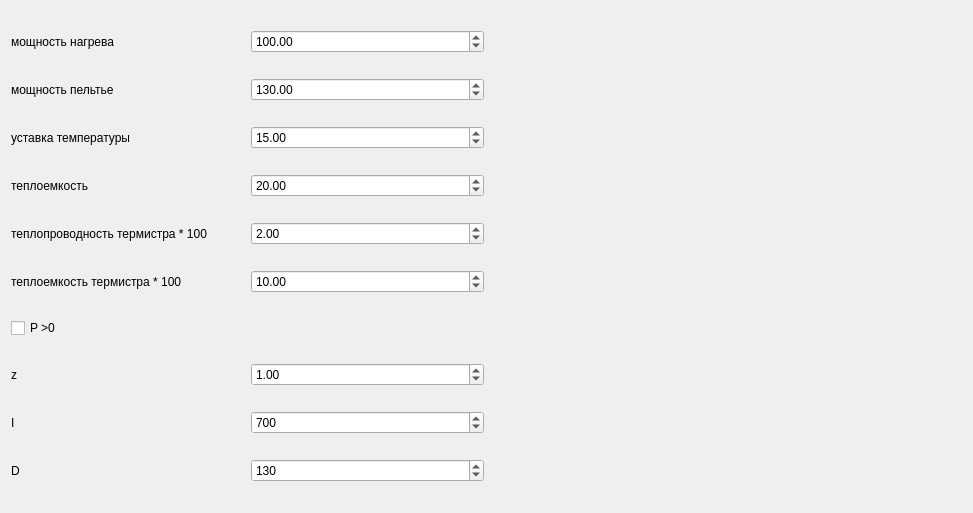
<?xml version="1.0" encoding="UTF-8"?>
<ui version="4.0">
 <class>Widget</class>
 <widget class="QWidget" name="Widget">
  <property name="geometry">
   <rect>
    <x>0</x>
    <y>0</y>
    <width>973</width>
    <height>513</height>
   </rect>
  </property>
  <property name="windowTitle">
   <string>Widget</string>
  </property>
  <layout class="QHBoxLayout" name="horizontalLayout_9">
   <item>
    <layout class="QHBoxLayout" name="mainLA">
     <item>
      <layout class="QVBoxLayout" name="verticalLayout">
       <item>
        <layout class="QHBoxLayout" name="horizontalLayout">
         <item>
          <widget class="QLabel" name="label">
           <property name="text">
            <string>мощность нагрева</string>
           </property>
          </widget>
         </item>
         <item>
          <widget class="QDoubleSpinBox" name="pGenDSB">
           <property name="minimum">
            <double>0.000000000000000</double>
           </property>
           <property name="maximum">
            <double>3000.000000000000000</double>
           </property>
           <property name="value">
            <double>100.000000000000000</double>
           </property>
          </widget>
         </item>
        </layout>
       </item>
       <item>
        <layout class="QHBoxLayout" name="horizontalLayout_7">
         <item>
          <widget class="QLabel" name="label_8">
           <property name="text">
            <string>мощность пельтье</string>
           </property>
          </widget>
         </item>
         <item>
          <widget class="QDoubleSpinBox" name="pPelDSB">
           <property name="minimum">
            <double>10.000000000000000</double>
           </property>
           <property name="maximum">
            <double>3000.000000000000000</double>
           </property>
           <property name="value">
            <double>130.000000000000000</double>
           </property>
          </widget>
         </item>
        </layout>
       </item>
       <item>
        <layout class="QHBoxLayout" name="horizontalLayout_10">
         <item>
          <widget class="QLabel" name="label_9">
           <property name="text">
            <string>уставка температуры</string>
           </property>
          </widget>
         </item>
         <item>
          <widget class="QDoubleSpinBox" name="tDSB">
           <property name="minimum">
            <double>10.000000000000000</double>
           </property>
           <property name="maximum">
            <double>3000.000000000000000</double>
           </property>
           <property name="value">
            <double>15.000000000000000</double>
           </property>
          </widget>
         </item>
        </layout>
       </item>
       <item>
        <layout class="QHBoxLayout" name="horizontalLayout_2">
         <item>
          <widget class="QLabel" name="label_2">
           <property name="text">
            <string>теплоемкость</string>
           </property>
          </widget>
         </item>
         <item>
          <widget class="QDoubleSpinBox" name="qDSB">
           <property name="minimum">
            <double>0.010000000000000</double>
           </property>
           <property name="maximum">
            <double>99999.990000000005239</double>
           </property>
           <property name="value">
            <double>20.000000000000000</double>
           </property>
          </widget>
         </item>
        </layout>
       </item>
       <item>
        <layout class="QHBoxLayout" name="horizontalLayout_6">
         <item>
          <widget class="QLabel" name="label_6">
           <property name="text">
            <string>теплопроводность термистра * 100</string>
           </property>
          </widget>
         </item>
         <item>
          <widget class="QDoubleSpinBox" name="kDSB">
           <property name="minimum">
            <double>0.010000000000000</double>
           </property>
           <property name="maximum">
            <double>99999.990000000005239</double>
           </property>
           <property name="value">
            <double>2.000000000000000</double>
           </property>
          </widget>
         </item>
        </layout>
       </item>
       <item>
        <layout class="QHBoxLayout" name="horizontalLayout_8">
         <item>
          <widget class="QLabel" name="label_7">
           <property name="text">
            <string>теплоемкость термистра * 100</string>
           </property>
          </widget>
         </item>
         <item>
          <widget class="QDoubleSpinBox" name="qkDSB">
           <property name="minimum">
            <double>0.010000000000000</double>
           </property>
           <property name="maximum">
            <double>99999.990000000005239</double>
           </property>
           <property name="value">
            <double>10.000000000000000</double>
           </property>
          </widget>
         </item>
        </layout>
       </item>
       <item>
        <widget class="QCheckBox" name="pCB">
         <property name="text">
          <string>P &gt;0</string>
         </property>
        </widget>
       </item>
       <item>
        <layout class="QHBoxLayout" name="horizontalLayout_3">
         <item>
          <widget class="QLabel" name="label_3">
           <property name="text">
            <string>z</string>
           </property>
          </widget>
         </item>
         <item>
          <widget class="QDoubleSpinBox" name="zSB">
           <property name="maximum">
            <double>999.990000000000009</double>
           </property>
           <property name="singleStep">
            <double>0.100000000000000</double>
           </property>
           <property name="value">
            <double>1.000000000000000</double>
           </property>
          </widget>
         </item>
        </layout>
       </item>
       <item>
        <layout class="QHBoxLayout" name="horizontalLayout_4">
         <item>
          <widget class="QLabel" name="label_4">
           <property name="text">
            <string>I</string>
           </property>
          </widget>
         </item>
         <item>
          <widget class="QSpinBox" name="iSB">
           <property name="maximum">
            <number>10000</number>
           </property>
           <property name="value">
            <number>700</number>
           </property>
          </widget>
         </item>
        </layout>
       </item>
       <item>
        <layout class="QHBoxLayout" name="horizontalLayout_5">
         <item>
          <widget class="QLabel" name="label_5">
           <property name="text">
            <string>D</string>
           </property>
          </widget>
         </item>
         <item>
          <widget class="QSpinBox" name="dSB">
           <property name="maximum">
            <number>10000</number>
           </property>
           <property name="value">
            <number>130</number>
           </property>
          </widget>
         </item>
        </layout>
       </item>
      </layout>
     </item>
     <item>
      <widget class="QWidget" name="graf" native="true"/>
     </item>
    </layout>
   </item>
  </layout>
 </widget>
 <layoutdefault spacing="6" margin="11"/>
 <resources/>
 <connections>
  <connection>
   <sender>pGenDSB</sender>
   <signal>valueChanged(double)</signal>
   <receiver>Widget</receiver>
   <slot>updateGraf()</slot>
   <hints>
    <hint type="sourcelabel">
     <x>481</x>
     <y>45</y>
    </hint>
    <hint type="destinationlabel">
     <x>478</x>
     <y>8</y>
    </hint>
   </hints>
  </connection>
  <connection>
   <sender>qDSB</sender>
   <signal>valueChanged(double)</signal>
   <receiver>Widget</receiver>
   <slot>updateGraf()</slot>
   <hints>
    <hint type="sourcelabel">
     <x>481</x>
     <y>202</y>
    </hint>
    <hint type="destinationlabel">
     <x>967</x>
     <y>70</y>
    </hint>
   </hints>
  </connection>
  <connection>
   <sender>kDSB</sender>
   <signal>valueChanged(double)</signal>
   <receiver>Widget</receiver>
   <slot>updateGraf()</slot>
   <hints>
    <hint type="sourcelabel">
     <x>481</x>
     <y>254</y>
    </hint>
    <hint type="destinationlabel">
     <x>971</x>
     <y>158</y>
    </hint>
   </hints>
  </connection>
  <connection>
   <sender>qkDSB</sender>
   <signal>valueChanged(double)</signal>
   <receiver>Widget</receiver>
   <slot>updateGraf()</slot>
   <hints>
    <hint type="sourcelabel">
     <x>481</x>
     <y>306</y>
    </hint>
    <hint type="destinationlabel">
     <x>970</x>
     <y>226</y>
    </hint>
   </hints>
  </connection>
  <connection>
   <sender>iSB</sender>
   <signal>valueChanged(int)</signal>
   <receiver>Widget</receiver>
   <slot>updateGraf()</slot>
   <hints>
    <hint type="sourcelabel">
     <x>481</x>
     <y>438</y>
    </hint>
    <hint type="destinationlabel">
     <x>968</x>
     <y>378</y>
    </hint>
   </hints>
  </connection>
  <connection>
   <sender>zSB</sender>
   <signal>valueChanged(double)</signal>
   <receiver>Widget</receiver>
   <slot>updateGraf()</slot>
   <hints>
    <hint type="sourcelabel">
     <x>481</x>
     <y>385</y>
    </hint>
    <hint type="destinationlabel">
     <x>965</x>
     <y>311</y>
    </hint>
   </hints>
  </connection>
  <connection>
   <sender>dSB</sender>
   <signal>valueChanged(int)</signal>
   <receiver>Widget</receiver>
   <slot>updateGraf()</slot>
   <hints>
    <hint type="sourcelabel">
     <x>481</x>
     <y>490</y>
    </hint>
    <hint type="destinationlabel">
     <x>969</x>
     <y>450</y>
    </hint>
   </hints>
  </connection>
  <connection>
   <sender>pCB</sender>
   <signal>stateChanged(int)</signal>
   <receiver>Widget</receiver>
   <slot>updateGraf()</slot>
   <hints>
    <hint type="sourcelabel">
     <x>27</x>
     <y>344</y>
    </hint>
    <hint type="destinationlabel">
     <x>971</x>
     <y>273</y>
    </hint>
   </hints>
  </connection>
  <connection>
   <sender>pPelDSB</sender>
   <signal>valueChanged(double)</signal>
   <receiver>Widget</receiver>
   <slot>updateGraf()</slot>
   <hints>
    <hint type="sourcelabel">
     <x>372</x>
     <y>80</y>
    </hint>
    <hint type="destinationlabel">
     <x>970</x>
     <y>34</y>
    </hint>
   </hints>
  </connection>
  <connection>
   <sender>tDSB</sender>
   <signal>valueChanged(double)</signal>
   <receiver>Widget</receiver>
   <slot>updateGraf()</slot>
   <hints>
    <hint type="sourcelabel">
     <x>455</x>
     <y>141</y>
    </hint>
    <hint type="destinationlabel">
     <x>969</x>
     <y>125</y>
    </hint>
   </hints>
  </connection>
 </connections>
 <slots>
  <slot>updateGraf()</slot>
 </slots>
</ui>
